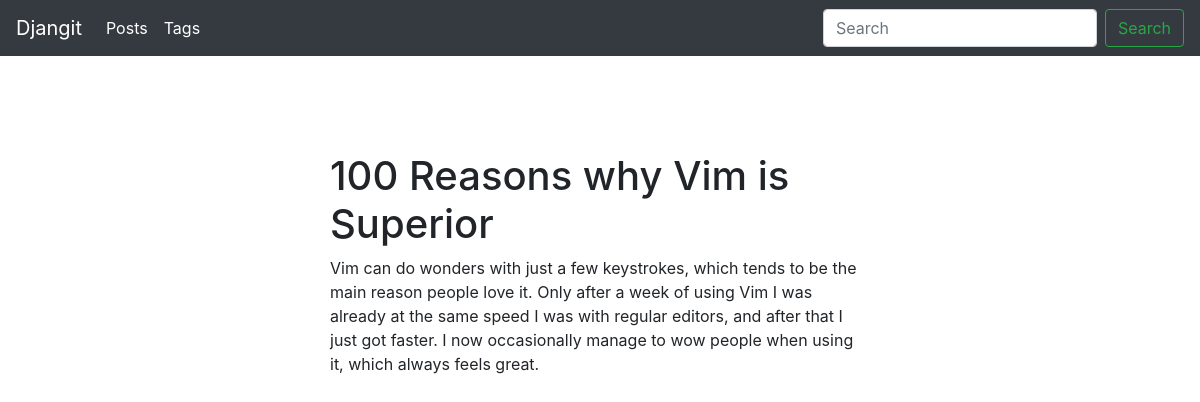
The app's page /blog/post/100-reasons-why-vim-is-superior-1616797173/ with its own data.
### blog/models.py (models this page shows, shortened)
class Post(models.Model):
    title = models.CharField(max_length=150, db_index=True)
    slug = models.SlugField(max_length=200, unique=True, blank=True)
    body = models.TextField(blank=True, db_index=True)
    date_pub = models.DateTimeField(auto_now_add=True)
    tags = models.ManyToManyField('Tag', blank=True, related_name='posts')
    class Meta:
        ordering = ['-date_pub']

### blog/views.py (the view)
# urls.py: path('post/<str:slug>/', PostDetail.as_view(), name='post_detail_url'),
class PostDetail(DetailObjectMixin, View):
    model = Post
    template = 'blog/post_detail.html'

### blog/utils.py (called while the page is built)
    def get(self, request, slug):
        obj = get_object_or_404(self.model, slug__iexact=slug)
        return render(request, self.template, context={self.model.__name__.lower(): obj,
        'admin_object': obj})

### blog/templates/blog/post_detail.html (shortened to what this page needs)
{% extends 'blog/base_blog.html' %}
{% block content %}
    <h1 class="mt-5">{{post.title}}</h1>
    <p>
        {{post.body}}
    </p>
{% endblock  %}

### records on screen
Post: title "100 Reasons why Vim is Superior", body "Vim can do wonders with just a few keystrokes, which tends to be the main reason people love it. Only after a week of using Vim I was already at the same speed I was with regular editors, and after that I just got faster. I now occasionally manage to wow people when using it, which always feels great."
